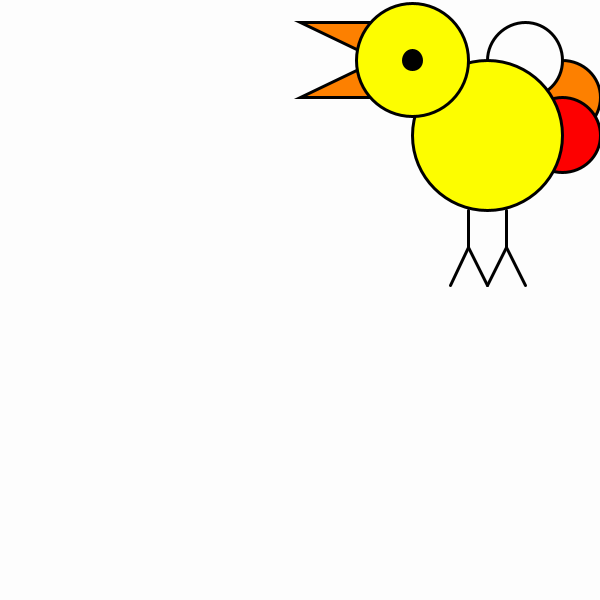
Frame 1 (no input)
Frame 60 (the mouse pressed at the canvas centre just before this capture): identical to frame 1, image omitted
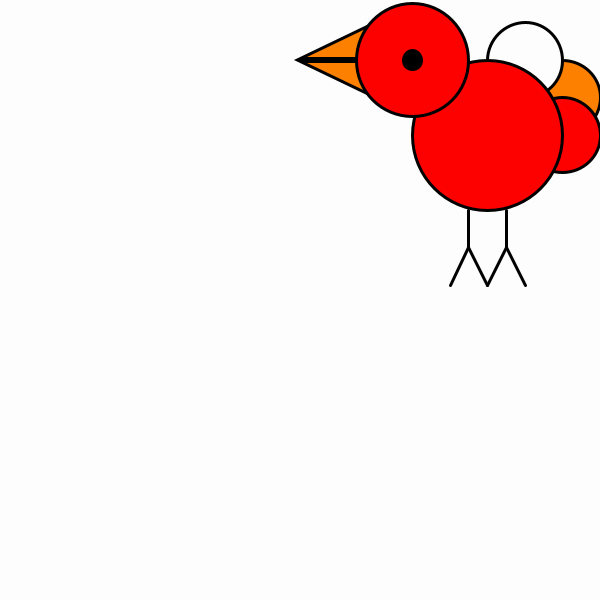
Frame 120 (the mouse held since frame 60 and released just before this capture)

The Processing sketch that drew these frames (run headless with seeded random() and noise(); from frame 60 on, the mouse is pressed at the canvas centre):

// Processing sketch: code_2
// ── code_2.pde
// lastname / achternaam:
// firstname / voornaam:
// class / klas:
// student number/nummer:

color white = color(253);
color black = color(0);
color red = color(253,0,0);
color blue = color(0,0,253);
color yellow = color ( 253, 253, 0 );
color orange = color( 253, 128, 0 );
color offWhite = color( 253, 253, 253 );
boolean clicked=true;
boolean inc, dec;
int S=300;

void setup() {
   size(600,600);  
   rectMode(CENTER);
}

void draw() {
    background(offWhite);
    drawBird( 0, 0, clicked );
    
}
void keyPressed() {
 if (key == '=' || key == '+') {
   inc=true;
  }
  if (key == '-' || key == '_') {
    dec=true;
  }
}
void keyReleased(){
  if (key == '=' || key == '+') {
    inc=false;
  }
  if (key == '-' || key == '_') {
    inc=false;
  }
}
void mousePressed() {
  clicked=false;
  }
  void mouseReleased(){
  clicked=true; 
  }
        
void drawBird( float x, float y, boolean isBeakOpen ) {
    pushMatrix();
    translate( x + 600 , y );
    if (inc){
      S=S+1;
    }
    if (dec){
      S=S-1;
    }
    scale( -S / 400.0, S / 400.0 );
    translate( -100, -120 );
    
    stroke(black);
    strokeWeight(4);
    fill(orange);
    if ( isBeakOpen ) {
        triangle(400, 150, 400, 198, 500, 150 );  // open beak
        triangle(400, 202, 400, 250, 500, 250 );  // open beak
    } else {
        triangle(400, 150, 400, 198, 500, 198 );  // closed
        triangle(400, 202, 400, 250, 500, 202 );  // closed
    }
    ellipse( 150, 250, 100, 100 );
    fill(white);
    ellipse( 200, 200, 100, 100 );
    fill(red);
    ellipse( 150, 300, 100, 100 );
    if (mouseX>width/2){
     fill(blue); 
    }
    if (mouseX<width/2){
     fill(yellow); 
    }
    ellipse(250, 300, 200, 200 );
    ellipse(350, 200, 150, 150);
    
    fill(black);
    ellipse(350, 200, 25, 25);

    line(225, 400, 225, 450);
    line(225, 450, 200, 500);
    line(225, 450, 250, 500);
    line(275, 400, 275, 450);
    line(275, 450, 250, 500);
    line(275, 450, 300, 500); 
    popMatrix();
}
